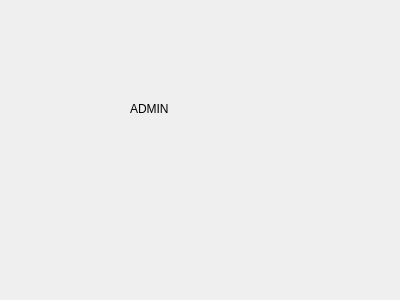
<?xml version="1.0" encoding="UTF-8"?>
<ui version="4.0">
 <class>AdminWindow</class>
 <widget class="QDialog" name="AdminWindow">
  <property name="geometry">
   <rect>
    <x>0</x>
    <y>0</y>
    <width>400</width>
    <height>300</height>
   </rect>
  </property>
  <property name="windowTitle">
   <string>Dialog</string>
  </property>
  <widget class="QLabel" name="label">
   <property name="geometry">
    <rect>
     <x>130</x>
     <y>100</y>
     <width>59</width>
     <height>17</height>
    </rect>
   </property>
   <property name="text">
    <string>ADMIN</string>
   </property>
  </widget>
 </widget>
 <resources/>
 <connections/>
</ui>
